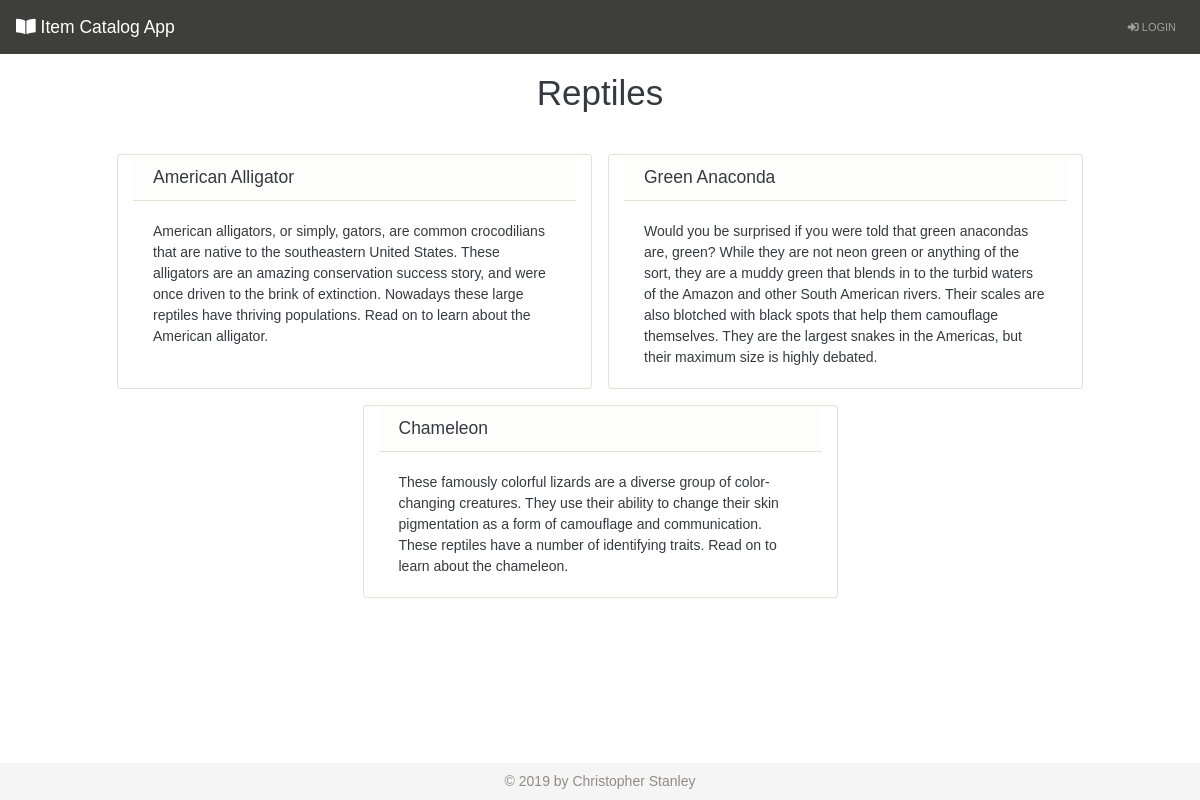
The page /categories/1/items on the database its author committed.
### database_setup.py (models this page shows, shortened)
class Category(Base):
    __tablename__ = 'category'
    name = Column(String(80), nullable = False)
    id = Column(Integer, primary_key = True)
    user_id = Column(Integer, ForeignKey('user.id'))
    user = relationship(User)

class Item(Base):
    __tablename__ = 'item'
    name = Column(String(80), nullable = False)
    id = Column(Integer, primary_key = True)
    description = Column(String(250))
    category_id = Column(Integer, ForeignKey('category.id'))
    category = relationship(Category)
    user_id = Column(Integer, ForeignKey('user.id'))
    user = relationship(User)

### project.py (the view)
@app.route('/categories/<int:category_id>/items')
def showItems(category_id):
    category = session.query(Category).filter_by(id = category_id).one()
    creator = getUserInfo(category.user_id)
    items = session.query(Item).filter_by(category_id = category_id)
    if 'username' not in login_session or creator.id != login_session['user_id']:
        if 'username' in login_session:
            user = getUserInfo(login_session['user_id'])
            return render_template('publicitems.html', items = items, category = category, creator = creator, user = user)
        else:
            return render_template('publicitems.html', items = items, category = category, creator = creator)
    else:
        user = getUserInfo(login_session['user_id'])
        return render_template('items.html', items = items, category = category, creator = creator, user = user)

### project.py (called while the page is built)
def getUserInfo(user_id):
    user = session.query(User).filter_by(id = user_id).one()
    return user

### templates/publicitems.html (shortened to what this page needs)
{% extends "base.html" %}
{% block content %}
<div class="row mt-2">
    <div class="col-12">
        <h1 class="text-center">{{ category.name }}</h1>
    </div>
</div>
<div class="row justify-content-center mt-4">
    {% for i in items %}
    <div class="card col-md-5 col-12 m-2">
        <h5 class="card-header">{{ i.name }}</h5>
        <div class="card-body">
            <p class="card-text">{{ i.description }}</p>
        </div>
    </div>
    {% endfor %}
</div>
{% endblock %}

### static/styles.css (style rules this page uses)
html #body { font-family: 'Concert One', sans-serif; color: #343a40; height: 100vh; }

### rows shown on the page
Category: name "Reptiles"
Item: name "American Alligator", description "American alligators, or simply, gators, are common crocodilians that are native to the southeastern United States. These alligators are an amazing conservation success story, and were once driven to the brink of extinction. Nowadays these large reptiles have thriving populations. Read on to learn about the American alligator."
Item: name "Green Anaconda", description "Would you be surprised if you were told that green anacondas are, green? While they are not neon green or anything of the sort, they are a muddy green that blends in to the turbid waters of the Amazon and other South American rivers. Their scales are also blotched with black spots that help them camouflage themselves. They are the largest snakes in the Americas, but their maximum size is highly debated."
Item: name "Chameleon", description "These famously colorful lizards are a diverse group of color-changing creatures. They use their ability to change their skin pigmentation as a form of camouflage and communication. These reptiles have a number of identifying traits. Read on to learn about the chameleon."
